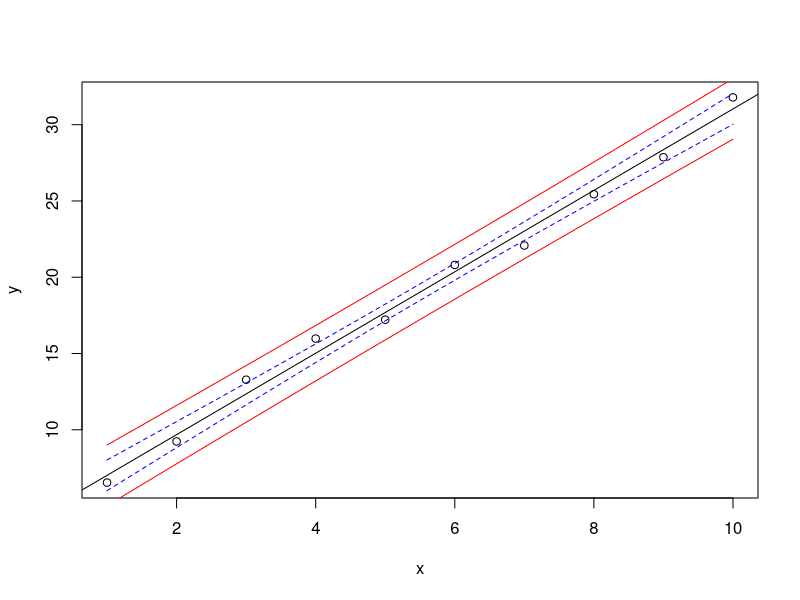

Generate this figure with R:
## ---- chunk 1
knitr::opts_chunk$set(echo = TRUE)
## ---- chunk 2
x <- 1:10
y <- 2 + 3 * x + rnorm(10, sd=2)
plot(x, y)
reg <- lm(y ~ x)

newdata <- data.frame(x=seq(min(x), max(x), length=100))
conflim <- predict(reg, newdata=newdata, interval="confidence")
predlim <- predict(reg, newdata=newdata, interval="prediction")
lines(newdata$x, conflim[,2], col="blue", lty="dashed") 
lines(newdata$x, conflim[,3], col="blue", lty="dashed")
lines(newdata$x, predlim[,2], col="red", lty="solid") 
lines(newdata$x, predlim[,3], col="red", lty="solid")

abline(reg)
## ---- chunk 3
head(predict(reg, newdata = newdata, interval = "confidence"), 3)
